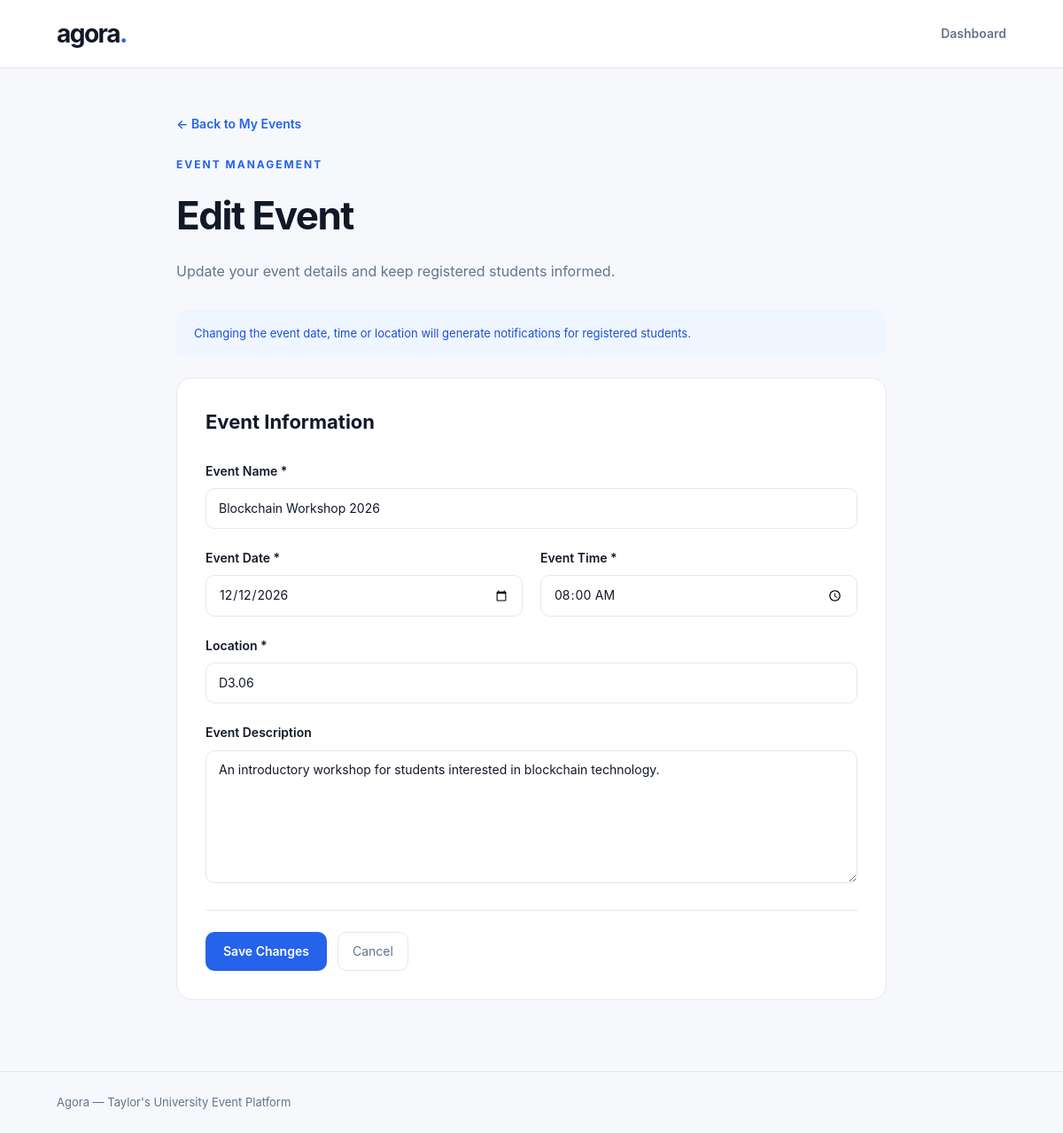
The app's page /edit.php?id=5 (signed in) with its own data.
### tables this page shows
CREATE TABLE `events` (
  `event_id` int NOT NULL,
  `event_name` varchar(100) NOT NULL,
  `event_date` date NOT NULL,
  `event_time` time NOT NULL,
  `location` varchar(100) NOT NULL,
  `description` text,
  `organizer_id` int DEFAULT NULL,
  `event_status` varchar(20) NOT NULL DEFAULT 'active',
  `cancelled_at` datetime DEFAULT NULL
);

### edit.php (the view, shortened to what this page needs)
<?php
require_once "organizer_only.php";
$id = (int)($_POST["id"] ?? $_GET["id"] ?? 0);
$sql = "SELECT * FROM events
        WHERE event_id = ?
        AND organizer_id = ?";
$stmt = $pdo->prepare($sql);
$stmt->execute([$id, $_SESSION["user_id"]]);
$event = $stmt->fetch(PDO::FETCH_ASSOC);
$event_name = $event["event_name"];
$event_date = $event["event_date"];
$event_time = substr($event["event_time"], 0, 5);
$location = $event["location"];
$description = $event["description"] ?? "";
?>
<!DOCTYPE html>
<html lang="en">
<head>
    <link rel="stylesheet" href="style.css">
</head>
<body>
<header class="site-header">
    <div class="container header-content">
        <a href="dashboard.php" class="brand">
            agora<span>.</span>
        </a>
        <a href="dashboard.php" class="logout">
            Dashboard
        </a>
    </div>
</header>
<main class="container event-form-page">
    <a href="my_events.php" class="event-form-back">
        &larr; Back to My Events
    </a>
    <div class="eyebrow">Event Management</div>
    <h1>Edit Event</h1>
    <p class="event-form-intro">
        Update your event details and keep
        registered students informed.
    </p>
    <div class="event-form-note">
        Changing the event date, time or location
        will generate notifications for registered students.
    </div>
    <section class="event-form-panel">
        <h2>Event Information</h2>
        <form action="edit.php" method="POST">
            <div class="event-form-fields">
                <div class="form-group">
                    <label for="event_name">
                        Event Name *
                    </label>
                    <input class="form-control"
                           type="text"
                           id="event_name"
                           name="event_name"
                           maxlength="100"
                           value="<?php echo htmlspecialchars(
                               $event_name, ENT_QUOTES
                           ); ?>"
                           required>
                </div>
                <div class="event-form-grid">
                    <div class="form-group">
                        <label for="event_date">
                            Event Date *
                        </label>
                        <input class="form-control"
                               type="date"
                               id="event_date"
                               name="event_date"
                               value="<?php echo htmlspecialchars(
                                   $event_date, ENT_QUOTES
                               ); ?>"
                               required>
                    </div>
                    <div class="form-group">
                        <label for="event_time">
                            Event Time *
                        </label>
                        <input class="form-control"
                               type="time"
                               id="event_time"
                               name="event_time"
                               value="<?php echo htmlspecialchars(
                                   $event_time, ENT_QUOTES
                               ); ?>"
                               required>
                    </div>
                </div>
                <div class="form-group">
                    <label for="location">
                        Location *
                    </label>
                    <input class="form-control"
                           type="text"
                           id="location"
                           name="location"
                           maxlength="100"
                           value="<?php echo htmlspecialchars(
                               $location, ENT_QUOTES
                           ); ?>"
                           required>
                </div>
                <div class="form-group">
                    <label for="description">
                        Event Description
                    </label>
                    <textarea class="form-control event-form-textarea"
                              id="description"
                              name="description"><?php
                        echo htmlspecialchars($description);
                    ?></textarea>
                </div>
            </div>
            <div class="event-form-actions">
                <button type="submit" class="btn-primary">
                    Save Changes
                </button>
                <a href="my_events.php" class="btn-secondary">
                    Cancel
                </a>
            </div>
        </form>
    </section>
</main>
<footer class="footer">
    <div class="container">
        Agora — Taylor's University Event Platform
    </div>
</footer>
</body>
</html>

### style.css (style rules this page uses)
:root { --primary: #2563eb; --background: #f7f8fb; --surface: #ffffff; --text: #111827; --secondary: #64748b; --border: #e5e7eb; }
* { box-sizing: border-box; }
body { margin: 0; background: var(--background); color: var(--text); font-family: -apple-system, BlinkMacSystemFont, "Segoe UI", Arial, sans-serif; line-height: 1.6; }
a { color: inherit; text-decoration: none; }
.container { width: 100%; max-width: 1120px; margin: 0 auto; padding: 0 24px; }
.site-header { background: var(--surface); border-bottom: 1px solid var(--border); }
.header-content { min-height: 76px; display: flex; align-items: center; justify-content: space-between; gap: 20px; }
.brand { font-size: 28px; font-weight: 750; letter-spacing: -1.5px; }
.brand span { color: var(--primary); }
.logout { color: var(--secondary); font-size: 14px; font-weight: 600; }
.eyebrow { font-size: 12px; font-weight: 700; letter-spacing: 2px; color: var(--primary); text-transform: uppercase; }
.footer { border-top: 1px solid var(--border); padding: 24px 0; color: var(--secondary); font-size: 13px; }
.form-group { display: flex; flex-direction: column; gap: 8px; }
.form-group label { font-size: 14px; font-weight: 600; }
.form-control { width: 100%; min-height: 46px; padding: 10px 14px; border: 1px solid var(--border); border-radius: 10px; background: white; font: inherit; font-size: 14px; color: var(--text); }
.btn-primary { display: inline-flex; justify-content: center; align-items: center; min-height: 44px; padding: 10px 20px; background: var(--primary); color: white; border: 0; border-radius: 10px; font: inherit; font-size: 14px; font-weight: 600; cursor: pointer; }
.btn-secondary { display: inline-flex; align-items: center; padding: 10px 16px; min-height: 44px; border: 1px solid var(--border); border-radius: 10px; background: white; color: var(--secondary); font-size: 14px; }
.event-form-page { max-width: 850px; padding-top: 50px; padding-bottom: 80px; }
.event-form-page h1 { font-size: clamp(32px, 5vw, 44px); letter-spacing: -1.5px; margin: 12px 0; }
.event-form-intro { color: var(--secondary); margin-bottom: 30px; }
.event-form-panel { background: white; border: 1px solid var(--border); border-radius: 18px; padding: 32px; }
.event-form-panel h2 { font-size: 22px; margin: 0 0 26px; }
.event-form-fields { display: flex; flex-direction: column; gap: 22px; }
.event-form-grid { display: grid; grid-template-columns: repeat(2, minmax(0, 1fr)); gap: 20px; }
.event-form-grid > * { min-width: 0; }
.event-form-textarea { min-height: 150px; resize: vertical; }
.event-form-actions { display: flex; flex-wrap: wrap; gap: 12px; margin-top: 30px; padding-top: 24px; border-top: 1px solid var(--border); }
.event-form-note { background: #eff6ff; color: #1d4ed8; padding: 16px 20px; border-radius: 12px; font-size: 13px; margin-bottom: 24px; }
.event-form-back { display: inline-block; color: var(--primary); font-size: 14px; font-weight: 600; margin-bottom: 25px; }

### records on screen
events: event_name "Blockchain Workshop 2026", event_date "12/12/2026", event_time "08:00", location "D3.06", description "An introductory workshop for students interested in blockchain technology."
